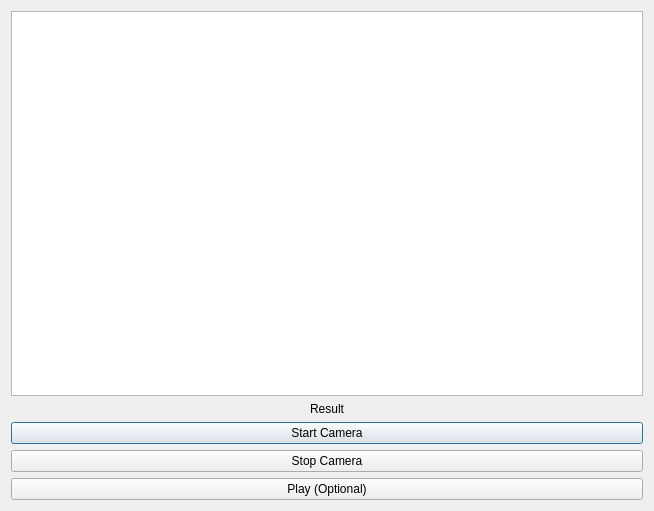
<?xml version="1.0" encoding="UTF-8"?>
<ui version="4.0">
 <class>Dialog</class>
 <widget class="QDialog" name="Dialog">
  <property name="geometry">
   <rect>
    <x>0</x>
    <y>0</y>
    <width>654</width>
    <height>511</height>
   </rect>
  </property>
  <property name="windowTitle">
   <string>RockPaperScissors Test</string>
  </property>
  <layout class="QVBoxLayout" name="verticalLayout">
   <item>
    <widget class="QGraphicsView" name="graphicsView">
     <property name="autoFillBackground">
      <bool>true</bool>
     </property>
    </widget>
   </item>
   <item>
    <widget class="QLabel" name="label">
     <property name="text">
      <string>Result</string>
     </property>
     <property name="alignment">
      <set>Qt::AlignCenter</set>
     </property>
    </widget>
   </item>
   <item>
    <widget class="QPushButton" name="pushButton">
     <property name="text">
      <string>Start Camera</string>
     </property>
    </widget>
   </item>
   <item>
    <widget class="QPushButton" name="pushButton_2">
     <property name="text">
      <string>Stop Camera</string>
     </property>
    </widget>
   </item>
   <item>
    <widget class="QPushButton" name="pushButton_3">
     <property name="text">
      <string>Play (Optional)</string>
     </property>
    </widget>
   </item>
  </layout>
 </widget>
 <layoutdefault spacing="6" margin="11"/>
 <resources/>
 <connections/>
</ui>
